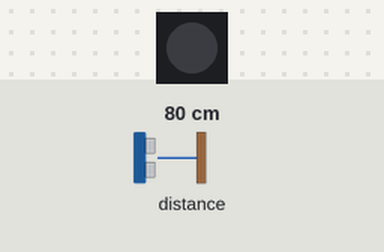
A sketch run on a simulated Arduino Uno, built with avr-gcc and run on an emulated ATmega328P. Parts: 1 RGB LEDs in strip order, left to right. The test bench sets the inputs (shaded band); at power-on: distance to the obstacle 80 cm. Dim RGB values are drawn brighter than linear; what the sketch prints to the serial monitor is not drawn.

Above: at 1.2 s.
1.3 s: distance to the obstacle set to 55 cm
2.8 s: distance to the obstacle set to 46 cm
At 5.2 s:
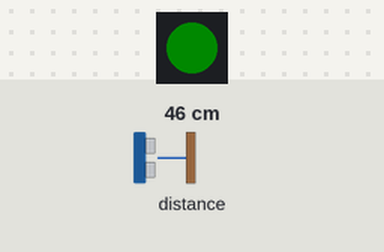
5.8 s: distance to the obstacle set to 9 cm
At 8.4 s:
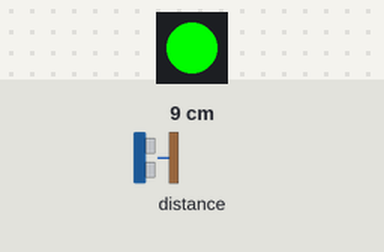
Timing chart, 0 to 9.9 s (numbered marks = the images above; inputs shaded):
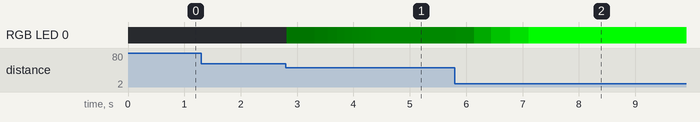

Measured:
- the behaviour switches between 51 and 50 cm on distance to the obstacle (found by bisection; images 0 and 1)
- after the input at 1.3 s, every drawn part: stays the same
- after the input at 2.8 s, RGB LED 0: off → RGB(0, 1, 0) at once, → RGB(0, 2, 0) 0.50 s later, → RGB(0, 3, 0) 0.23 s later, → RGB(0, 4, 0) 0.17 s later, … (10 changes in this stretch)
- after the input at 5.8 s, RGB LED 0: RGB(0, 10, 0) → RGB(0, 12, 0) at once, → RGB(0, 44, 0) 0.33 s later, → RGB(0, 88, 0) 0.30 s later, → RGB(0, 157, 0) 0.33 s later, … (5 changes in this stretch)

The sketch:

prototype_1.ino
```cpp
// Main program file for prototype 1
//
// Uses (check the tabs of your Arduino window):
//   1_distance.ino - for the distance sensor
//   1_leds.ino     - to create led animations
//   1_debug.ino    - for Serial and debugging
//
// Created September 2019
// By Jan Schneider


const boolean debug = true;

void setup() {
  setupDebugging();
  setupDistanceSensor();
  setupLeds();
}

void loop() {
  updateDistance();
  setLedStatus();
  checkLedBrightness();
}
```

1_debug.ino
```cpp
// for debbuging


// ---------------------------------------------- debug utility functions

void setupDebugging() {
  Serial.begin(115200);

  // wait until serial port opens for native USB devices
  while (! Serial) {
    delay(1);
  }

  Serial.println("Serial started");
}

void printSerial_int(String namevar, int var) {
  Serial.println(namevar + ": " + var);
}
```

1_distance.ino
```cpp
// distance sensor one (time of flight)
// use I2C port

#include "Adafruit_VL53L0X.h"

int distance;

Adafruit_VL53L0X lox = Adafruit_VL53L0X();

unsigned long range_previousMillis = 0;

const long range_interval = 100;


// ---------------------------------------------- Distance sensors utility functions

void setupDistanceSensor() {
  if (!lox.begin()) {
    Serial.println(F("Failed to boot VL53L0X"));
    while (1);
  }
  // power
  Serial.println(F("time of flight sensor loaded\n\n"));
}

void updateDistance() {
  distance = getDistance();
}

int getDistance() {
  unsigned long range_currentMillis = millis();

  //if (range_currentMillis - range_previousMillis >= range_interval) {
    //range_previousMillis = range_currentMillis;
    VL53L0X_RangingMeasurementData_t measure;
    lox.rangingTest(&measure, false); // pass in 'true' to get debug data printout!

    if (measure.RangeStatus != 4 && 8000 >= measure.RangeMilliMeter && 0 <= measure.RangeMilliMeter) {  // phase failures have incorrect data
      return measure.RangeMilliMeter;
    } else {
      return -1;
    }
  //}
}
```

1_leds.ino
```cpp
// LEDs
// port D7 on Seeeduino Lotus

//#include <Adafruit_NeoPixel.h>
//#define NUMPIXELS 64
#include <FastLED.h>

const int lam_num_leds = 1;
CRGB leds[lam_num_leds];


// red=0 orange=32 yellow=64 green=96 blue=160 purple=192 pink=224
int lam_led_hue = 96;
int lam_led_brightness = 0;

//Adafruit_NeoPixel pixels = Adafruit_NeoPixel(64, 8, NEO_GRBW + NEO_KHZ800);

boolean ledsOn = false;

int led_status = 0;

const int led_status_idle = 0;
const int led_status_highlighted = 1;
const int led_status_attracted = 2;
const int led_status_inUse = 3;


// ---------------------------------------------- Leds utility functions


const int clock_pin = 3;
const int data_pin = 4;

void setupLeds() {
  //pixels.begin();
  FastLED.addLeds<P9813, data_pin, clock_pin, RGB>(leds, lam_num_leds);
  ledOff();
}


// ---------------------------------------------- Leds effect functions


// currently disabled due to single LED use
//void setMatrixColor(int r, int g, int b) {
//  if (ledsOn) {
//    for (int i = 0; i < NUMPIXELS; i++) {
//      pixels.setPixelColor(i, pixels.Color(r, g, b));
//   }
//  } else {
//    setMatrixColor(0, 0, 0);
//  }
//  pixels.show();
//}

void setLedsOn(boolean setledsOn) {
  ledsOn = setledsOn;
  if (ledsOn) {
    ledOn();
  } else {
    ledOff();
  }
}

void ledOn() {
  for (int i = 0; i < lam_num_leds; i++)
    leds[i].setHSV(lam_led_hue, 255, 255);
  FastLED.show();
  //setMatrixColor(255, 255, 255);
}

void ledOff() {
  for (int i = 0; i < lam_num_leds; i++)
    leds[i].setHSV(lam_led_hue, 255, 0);
  FastLED.show();
  //setMatrixColor(0, 0, 0);
}

void setLedBrightness() {
  for (int i = 0; i < lam_num_leds; i++)
    leds[i].setHSV(lam_led_hue, 255, lam_led_brightness);
  FastLED.show();
  //setMatrixColor(lam_led_brightness, lam_led_brightness, lam_led_brightness);
}

void adjustLedBrightness(int a) {
  lam_led_brightness += a;
}

void checkLedBrightness() {
  //Serial.println(led_status);
  switch (led_status) {
    case led_status_idle :
      if (5 < lam_led_brightness) {
        adjustLedBrightness(-5);
      } else {
        ledOff();
        lam_led_brightness = 0;
      }
      break;
    case led_status_highlighted :
      if (50 > lam_led_brightness) {
        adjustLedBrightness(1);
      } else if (50 < lam_led_brightness) {
        adjustLedBrightness(-5);
      }
      break;
    case led_status_attracted :
      if (250 > lam_led_brightness) {
        adjustLedBrightness(5);
      }
      break;
    case led_status_inUse :
      if (15 < lam_led_brightness) {
        adjustLedBrightness(-5);
      } else {
        lam_led_brightness = 10;
      }
      break;
    default:
      Serial.println("error");
      break;
  }
  setLedBrightness();
}

void setLedStatus() {
  //Serial.println(lam_led_brightness);
  switch (distance) {
    case -1 :
      led_status = led_status_idle;
      ledOff();
      break;
    default :
      if (50 >= distance) {
        led_status = led_status_inUse;
      } else if (200 >= distance) {
        led_status = led_status_attracted;
      } else if (500 >= distance) {
        led_status = led_status_highlighted;
      }
      break;
  }
}
```
